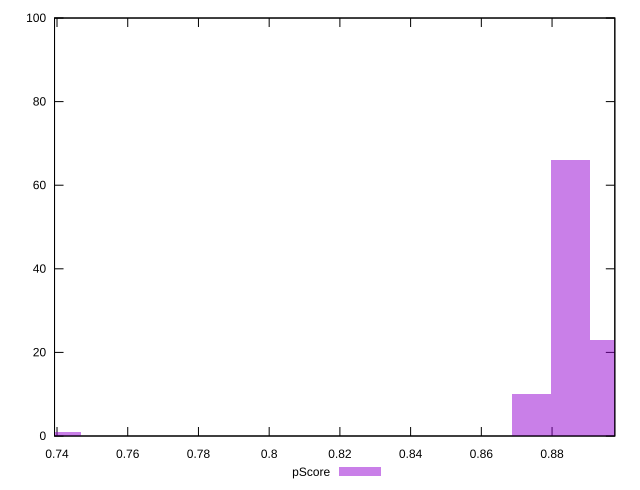

gnuplot code for this plot:
reset

$pScore <<EOF
0.7413096881492333 1
0.8962102200013118 23
0.885145896297592 66
0.8740815725938721 10
EOF

set key outside below
set boxwidth 0.0110643237037199
set xrange [0.739300006501379:0.897752944825041]
set yrange [0:100]
set trange [0:100]
set style fill transparent solid 0.5 noborder
set terminal svg size 640, 490 enhanced background rgb 'white'
set output "reports/report_00031_2021-02-24T23-18-18.084Z/mainthread-work-breakdown/samples/astro/pScore/histogram.svg"

plot $pScore title "pScore" with boxes

reset
